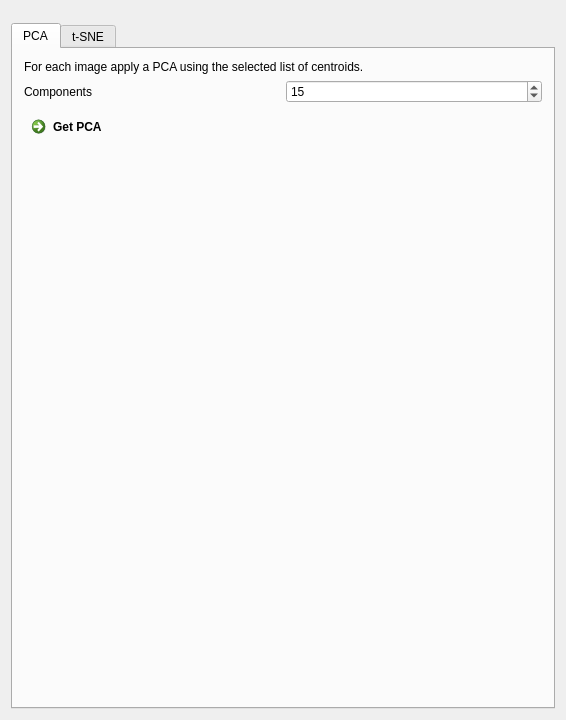
<?xml version="1.0" encoding="UTF-8"?>
<ui version="4.0">
 <class>DataCompressionViewControls</class>
 <widget class="QWidget" name="DataCompressionViewControls">
  <property name="geometry">
   <rect>
    <x>0</x>
    <y>0</y>
    <width>566</width>
    <height>720</height>
   </rect>
  </property>
  <property name="windowTitle">
   <string>Data Compression</string>
  </property>
  <layout class="QVBoxLayout" name="verticalLayout">
   <item>
    <widget class="QmitkMultiNodeSelectionWidget" name="imageSelection" native="true"/>
   </item>
   <item>
    <widget class="QmitkSingleNodeSelectionWidget" name="peakListSelection" native="true"/>
   </item>
   <item>
    <widget class="QTabWidget" name="TabWidget">
     <property name="enabled">
      <bool>true</bool>
     </property>
     <property name="currentIndex">
      <number>0</number>
     </property>
     <widget class="QWidget" name="tabPCA">
      <attribute name="title">
       <string>PCA</string>
      </attribute>
      <layout class="QVBoxLayout" name="verticalLayout_2">
       <item>
        <widget class="QLabel" name="label_12">
         <property name="text">
          <string>For each image apply a PCA using the selected list of centroids.</string>
         </property>
        </widget>
       </item>
       <item>
        <layout class="QHBoxLayout" name="horizontalLayout_7">
         <item>
          <widget class="QLabel" name="label_7">
           <property name="text">
            <string>Components</string>
           </property>
          </widget>
         </item>
         <item>
          <widget class="QSpinBox" name="pca_dims">
           <property name="minimum">
            <number>1</number>
           </property>
           <property name="maximum">
            <number>99999</number>
           </property>
           <property name="value">
            <number>15</number>
           </property>
          </widget>
         </item>
        </layout>
       </item>
       <item>
        <widget class="QCommandLinkButton" name="btnRunPCA">
         <property name="text">
          <string>Get PCA</string>
         </property>
        </widget>
       </item>
       <item>
        <spacer name="verticalSpacer_4">
         <property name="orientation">
          <enum>Qt::Vertical</enum>
         </property>
         <property name="sizeHint" stdset="0">
          <size>
           <width>20</width>
           <height>40</height>
          </size>
         </property>
        </spacer>
       </item>
      </layout>
     </widget>
     <widget class="QWidget" name="tabTSNE">
      <attribute name="title">
       <string>t-SNE</string>
      </attribute>
      <layout class="QVBoxLayout" name="verticalLayout_3">
       <item>
        <layout class="QGridLayout" name="tSNE">
         <item row="1" column="0">
          <widget class="QLabel" name="label_9">
           <property name="text">
            <string>Perplexity</string>
           </property>
          </widget>
         </item>
         <item row="1" column="1">
          <widget class="QSpinBox" name="tsne_perplexity">
           <property name="sizePolicy">
            <sizepolicy hsizetype="MinimumExpanding" vsizetype="Fixed">
             <horstretch>0</horstretch>
             <verstretch>0</verstretch>
            </sizepolicy>
           </property>
           <property name="value">
            <number>5</number>
           </property>
          </widget>
         </item>
         <item row="2" column="1">
          <widget class="QDoubleSpinBox" name="tsne_theta">
           <property name="sizePolicy">
            <sizepolicy hsizetype="MinimumExpanding" vsizetype="Fixed">
             <horstretch>0</horstretch>
             <verstretch>0</verstretch>
            </sizepolicy>
           </property>
           <property name="value">
            <double>0.500000000000000</double>
           </property>
          </widget>
         </item>
         <item row="3" column="0">
          <widget class="QLabel" name="label_11">
           <property name="toolTip">
            <string>&lt;html&gt;&lt;head/&gt;&lt;body&gt;&lt;p&gt;Shrink the input images by a constant factor in x and y direction for t-SNE calculation. The computation time is reduced by lowering the resolution.&lt;/p&gt;&lt;p&gt;The dimensionality reduced image is upsampled to original input dimensions.&lt;/p&gt;&lt;/body&gt;&lt;/html&gt;</string>
           </property>
           <property name="text">
            <string>Shrink factor</string>
           </property>
          </widget>
         </item>
         <item row="0" column="0">
          <widget class="QLabel" name="label_8">
           <property name="text">
            <string>Iterations</string>
           </property>
          </widget>
         </item>
         <item row="0" column="1">
          <widget class="QSpinBox" name="tnse_iters">
           <property name="sizePolicy">
            <sizepolicy hsizetype="MinimumExpanding" vsizetype="Fixed">
             <horstretch>0</horstretch>
             <verstretch>0</verstretch>
            </sizepolicy>
           </property>
           <property name="maximum">
            <number>99999</number>
           </property>
           <property name="value">
            <number>200</number>
           </property>
          </widget>
         </item>
         <item row="2" column="0">
          <widget class="QLabel" name="label_10">
           <property name="text">
            <string>Theta</string>
           </property>
          </widget>
         </item>
         <item row="3" column="1">
          <widget class="QSpinBox" name="tsne_shrink">
           <property name="sizePolicy">
            <sizepolicy hsizetype="MinimumExpanding" vsizetype="Fixed">
             <horstretch>0</horstretch>
             <verstretch>0</verstretch>
            </sizepolicy>
           </property>
           <property name="toolTip">
            <string>Higher values will result in lower resolution images.</string>
           </property>
           <property name="minimum">
            <number>1</number>
           </property>
           <property name="maximum">
            <number>10</number>
           </property>
           <property name="value">
            <number>1</number>
           </property>
          </widget>
         </item>
        </layout>
       </item>
       <item>
        <widget class="QCommandLinkButton" name="btnRunTSNE">
         <property name="text">
          <string>Get t-SNE (RGB-Image)</string>
         </property>
        </widget>
       </item>
       <item>
        <spacer name="verticalSpacer_6">
         <property name="orientation">
          <enum>Qt::Vertical</enum>
         </property>
         <property name="sizeHint" stdset="0">
          <size>
           <width>20</width>
           <height>40</height>
          </size>
         </property>
        </spacer>
       </item>
      </layout>
     </widget>
    </widget>
   </item>
  </layout>
 </widget>
 <layoutdefault spacing="6" margin="11"/>
 <customwidgets>
  <customwidget>
   <class>QmitkSingleNodeSelectionWidget</class>
   <extends>QWidget</extends>
   <header location="global">QmitkSingleNodeSelectionWidget.h</header>
   <container>1</container>
  </customwidget>
  <customwidget>
   <class>QmitkMultiNodeSelectionWidget</class>
   <extends>QWidget</extends>
   <header>QmitkMultiNodeSelectionWidget.h</header>
   <container>1</container>
  </customwidget>
 </customwidgets>
 <resources/>
 <connections/>
</ui>
